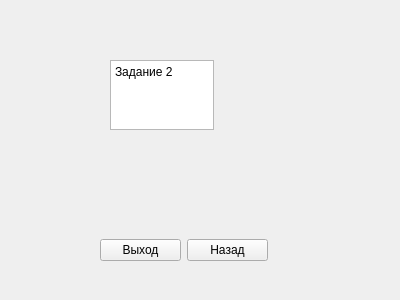
<?xml version="1.0" encoding="UTF-8"?>
<ui version="4.0">
 <class>task2</class>
 <widget class="QWidget" name="task2">
  <property name="geometry">
   <rect>
    <x>0</x>
    <y>0</y>
    <width>400</width>
    <height>300</height>
   </rect>
  </property>
  <property name="windowTitle">
   <string>Form</string>
  </property>
  <widget class="QTextEdit" name="textEdit">
   <property name="geometry">
    <rect>
     <x>110</x>
     <y>60</y>
     <width>104</width>
     <height>70</height>
    </rect>
   </property>
   <property name="html">
    <string>&lt;!DOCTYPE HTML PUBLIC &quot;-//W3C//DTD HTML 4.0//EN&quot; &quot;http://www.w3.org/TR/REC-html40/strict.dtd&quot;&gt;
&lt;html&gt;&lt;head&gt;&lt;meta name=&quot;qrichtext&quot; content=&quot;1&quot; /&gt;&lt;meta charset=&quot;utf-8&quot; /&gt;&lt;style type=&quot;text/css&quot;&gt;
p, li { white-space: pre-wrap; }
&lt;/style&gt;&lt;/head&gt;&lt;body style=&quot; font-family:'Segoe UI'; font-size:9pt; font-weight:400; font-style:normal;&quot;&gt;
&lt;p style=&quot; margin-top:0px; margin-bottom:0px; margin-left:0px; margin-right:0px; -qt-block-indent:0; text-indent:0px;&quot;&gt;Задание 2&lt;/p&gt;&lt;/body&gt;&lt;/html&gt;</string>
   </property>
  </widget>
  <widget class="QWidget" name="horizontalLayoutWidget">
   <property name="geometry">
    <rect>
     <x>100</x>
     <y>210</y>
     <width>168</width>
     <height>80</height>
    </rect>
   </property>
   <layout class="QHBoxLayout" name="horizontalLayout">
    <item>
     <widget class="QPushButton" name="pushButton_2">
      <property name="text">
       <string>Выход</string>
      </property>
     </widget>
    </item>
    <item>
     <widget class="QPushButton" name="pushButton">
      <property name="text">
       <string>Назад</string>
      </property>
     </widget>
    </item>
   </layout>
  </widget>
 </widget>
 <resources/>
 <connections/>
</ui>
